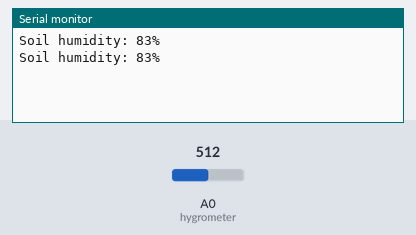
Bench run of a sketch on a simulated Arduino Uno, built with avr-gcc and run on an emulated ATmega328P. Shown: the last lines printed to the serial monitor. Inputs (shaded band) come from the test bench; at power-on: A0 (hygrometer) = 512.

Above: at 2.8 s.
2.9 s: A0 (hygrometer) set to 716
At 5.2 s:
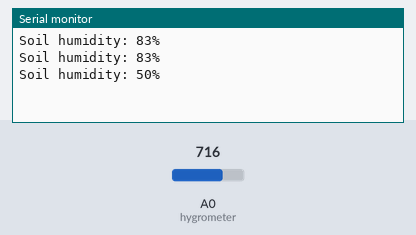
5.6 s: A0 (hygrometer) set to 900
At 6.9 s:
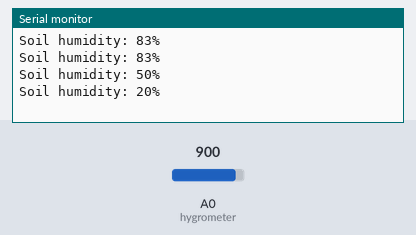
Timing chart, 0 to 8.6 s (numbered marks = the images above; inputs shaded):
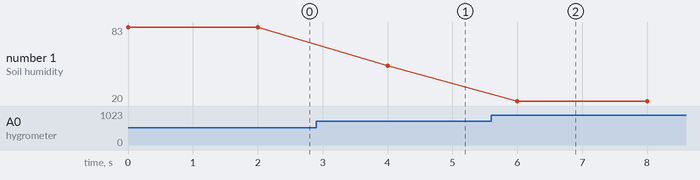

Measured:
- after the input at 2.9 s, the serial monitor: prints a new line after 1.1 s (image 1)
- after the input at 5.6 s, the serial monitor: prints a new line after 0.40 s (image 2)
- plotted number 1: 83 → 50 after the input at 2.9 s, 50 → 20 after the input at 5.6 s

The sketch:

hygrometer_check.ino
```cpp
const int hygrometer = A0;
int value;

void setup(){

  Serial.begin(9600);
}

void loop(){

  // When the plant is watered well the sensor will read a value 380~400, I will keep the 400
  // value but if you want you can change it below.

  value = analogRead(hygrometer);   //Read analog value
  value = constrain(value,400,1023);  //Keep the ranges!
  value = map(value,400,1023,100,0);  //Map value : 400 will be 100 and 1023 will be 0
  Serial.print("Soil humidity: ");
  Serial.print(value);
  Serial.print("%");
  Serial.println();
  delay(2000); //Read every 2 sec.
}
```
